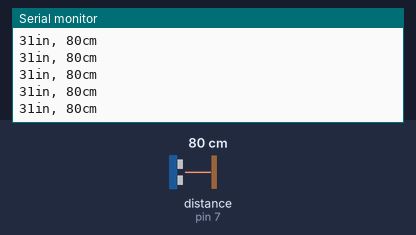
A sketch run on a simulated Arduino Uno, built with avr-gcc and run on an emulated ATmega328P. Shown: the last lines printed to the serial monitor. Wiring (inferred from the names in the program): ultrasonic range finder: trigger pin 7; echo pin 7. The test bench sets the inputs (shaded band); at power-on: distance to the obstacle (sensor on pin 7) 80 cm. The echo pulse lasts 58.3 µs per cm.

Above: at 1.2 s.
1.3 s: distance to the obstacle (sensor on pin 7) set to 2 cm
At 1.38 s:
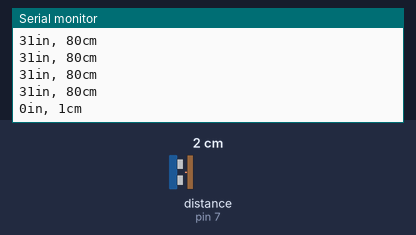
2.8 s: distance to the obstacle (sensor on pin 7) set to 4 cm
At 2.8 s:
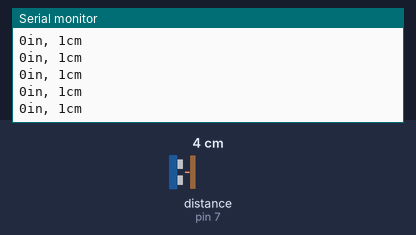
4.3 s: distance to the obstacle (sensor on pin 7) set to 299 cm
At 4.33 s:
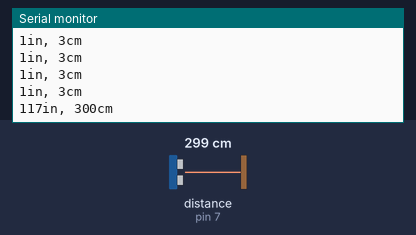
Timing chart, 0 to 7.3 s (numbered marks = the images above; inputs shaded):
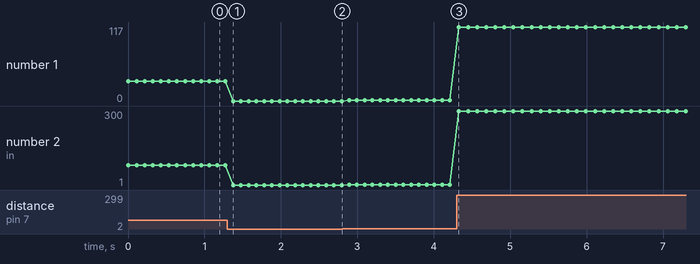

The sketch:

Ping.ino
```cpp
const int pingPin = 7;

void setup() {
  Serial.begin(9600);
}

void loop() {
  long duration, inches, cm;

  pinMode(pingPin, OUTPUT);
  digitalWrite(pingPin, LOW);
  delayMicroseconds(2);
  digitalWrite(pingPin, HIGH);
  delayMicroseconds(5);
  digitalWrite(pingPin, LOW);

  pinMode(pingPin, INPUT);
  duration = pulseIn(pingPin, HIGH);

  inches = microsecondsToInches(duration);
  cm = microsecondsToCentimeters(duration);

  Serial.print(inches);
  Serial.print("in, ");
  Serial.print(cm);
  Serial.print("cm");
  Serial.println();

  delay(100);
}

long microsecondsToInches(long microseconds) {
  return microseconds / 74 / 2;
}

long microsecondsToCentimeters(long microseconds) {
  return microseconds / 29 / 2;
}
```

Measured:
- after the input at 1.3 s, the serial monitor: prints a new line after 0.08 s (image 1)
- after the input at 4.3 s, the serial monitor: prints a new line at once (image 3)
- plotted number 1: 31 → 0 after the input at 1.3 s, 1 → 117 after the input at 4.3 s
- plotted number 2: 80 → 1 after the input at 1.3 s, 1 → 3 after the input at 2.8 s, 3 → 300 after the input at 4.3 s
